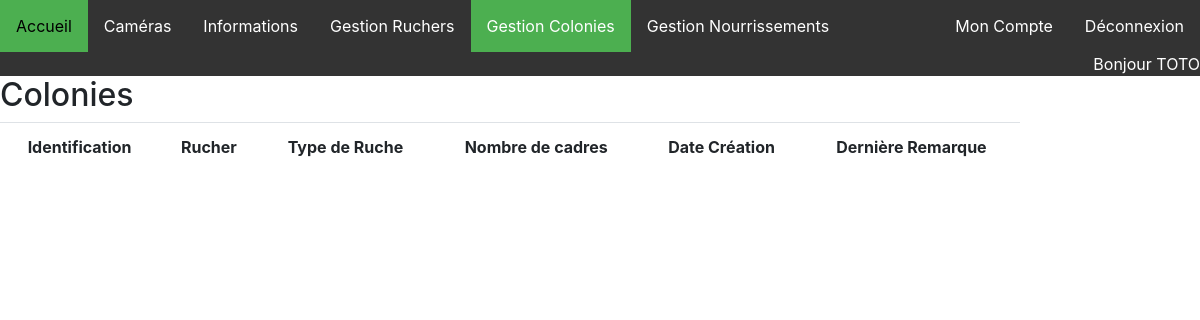
/afficherColonies (signed in), run on an earlier commit of the app's database.
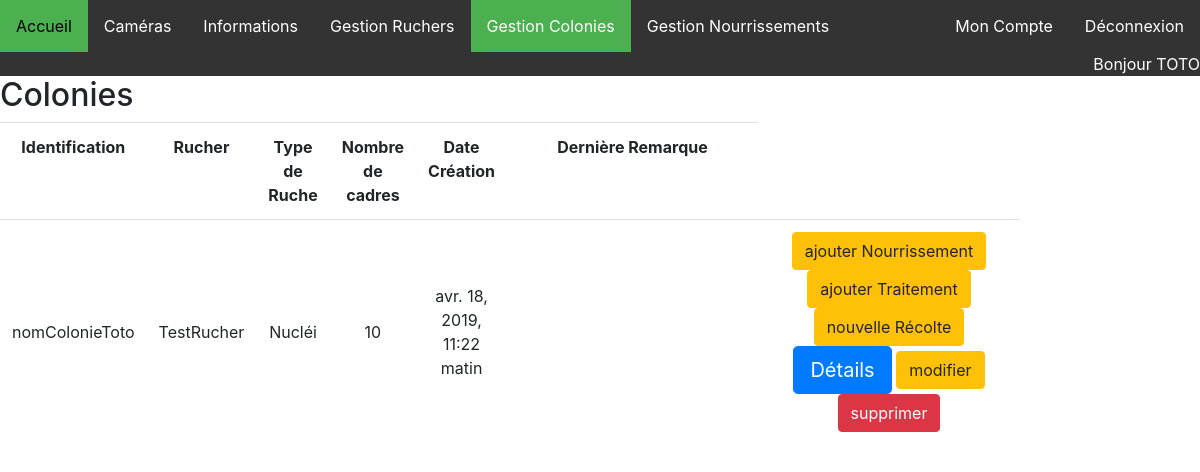
And on a later commit of the database.
### ruches/models.py (models this page shows, shortened)
class Colonie(models.Model):
    nom = models.CharField(max_length=200)
    rucher = models.ForeignKey(Rucher, on_delete=models.CASCADE)
    type = models.ForeignKey(TypeRuche, on_delete=models.CASCADE)
    nombre_de_cadres = models.CharField(max_length=20)
    date = models.DateTimeField(default=datetime.datetime.now)
    remarque = models.CharField(max_length=1024, null=True)

class Rucher(models.Model):
    nom = models.CharField(max_length=200, unique=True)
    user = models.ForeignKey(User, on_delete=models.CASCADE, null=True)
    adresseP = models.CharField(max_length=200, default='')
    adresseS = models.CharField(max_length=200, null=True, default='')
    codePostal = models.CharField(max_length=5, default='')
    ville = models.CharField(max_length=200, default='')
    def __str__(self):
        return self.nom

class TypeRuche(models.Model):
    nom = models.CharField(max_length=200)
    def __str__(self):
        return self.nom

### ruches/views.py (the view)
# urls.py: path('afficherColonies', views.afficherColonies, name='afficherColonies'),
def afficherColonies(request):
    colonies = Colonie.objects.all()
    return render(request, 'Apiculteurs/afficherColonies.html', {'colonies': colonies})

### templates/Apiculteurs/afficherColonies.html (shortened to what the changed rows need)
{% load static %}
<!DOCTYPE html>
<html lang="fr">
<head>
    <link rel="stylesheet" type="text/css" href="{% static 'ProjetRuches/css/style.css' %}">
    <link rel="stylesheet" href="https://stackpath.bootstrapcdn.com/bootstrap/4.1.3/css/bootstrap.min.css"
>
</head>
<body>
<div>
    <h2>Colonies</h2>
    {% if user.is_authenticated %}
    <div class="table-responsive" style="padding-right: 15%">
        <table class="table table-hover" style="text-align: center">
            <tr>
                <th>Identification</th>
                <th>Rucher</th>
                <th>Type de Ruche</th>
                <th>Nombre de cadres</th>
                <th>Date Création</th>
                <th>Dernière Remarque</th>
            </tr>
            {% for colonie in colonies %}
            {% if colonie.rucher.user == user or user.is_staff%}
            <tr>
                <td style="vertical-align: middle">{{ colonie.nom }}</td>
                <td style="vertical-align: middle">{{ colonie.rucher }}</td>
                <td style="vertical-align: middle">{{ colonie.type }}</td>
                <td style="vertical-align: middle">{{ colonie.nombre_de_cadres }}</td>
                <td style="vertical-align: middle">{{ colonie.date }}</td>
                <td style="vertical-align: middle; width: 550px">{{ colonie.remarque }}</td>
                <td style="vertical-align: middle; width: 350px">
                    <form method="get" style="display: inline-block" action="{% url 'ajouterNourrissement' colonie.rucher colonie.nom %}">
                        <button type="submit" class="btn btn-warning m-0">ajouter Nourrissement</button>
                    </form>
                    <form method="get" style="display: inline-block" action="{% url 'ajouterTraitement' colonie.rucher colonie.nom %}">
                        <button type="submit" class="btn btn-warning m-0">ajouter Traitement</button>
                    </form>
                    <form method="get", style="display: inline-block" action="{% url 'ajouterRecolte' colonie.rucher colonie.nom %}">
                        <button type="submit" class="btn btn-warning m-0">nouvelle Récolte</button>
                    </form>
                    <form id="formDetails" method="get" style="display: inline-block"
                          action="#">
                        <button type="submit" class="btn btn-primary btn-lg m-0">Détails</button>
                    </form>
                    <form id="formModif" method="get" style="display: inline-block">
                        <button type="submit" class="btn btn-warning m-0">modifier</button>
                    </form>
                    <form id="formDel" method="post" onsubmit="return validateRucher(this,'{{colonie.nom}}')" style="display: inline-block"
                          action="{% url 'validSupprimerColonie' colonie.nom colonie.rucher %}">
                        <button type="submit" class="btn btn-danger m-0">supprimer</button>
                    </form>
                </td>
            </tr>
            {% endif %}
            {% endfor %}
        </table>
    </div>
    {% else %}
    <p>You are not logged</p>
    {% endif %}
</div>
</body>
</html>

What changed in the data, as far as the page shows it:
added Colonie: nom "nomColonieToto", rucher "TestRucher", type "Nucléi", nombre_de_cadres "10", date "avr. 18, 2019, 11:22 matin"
